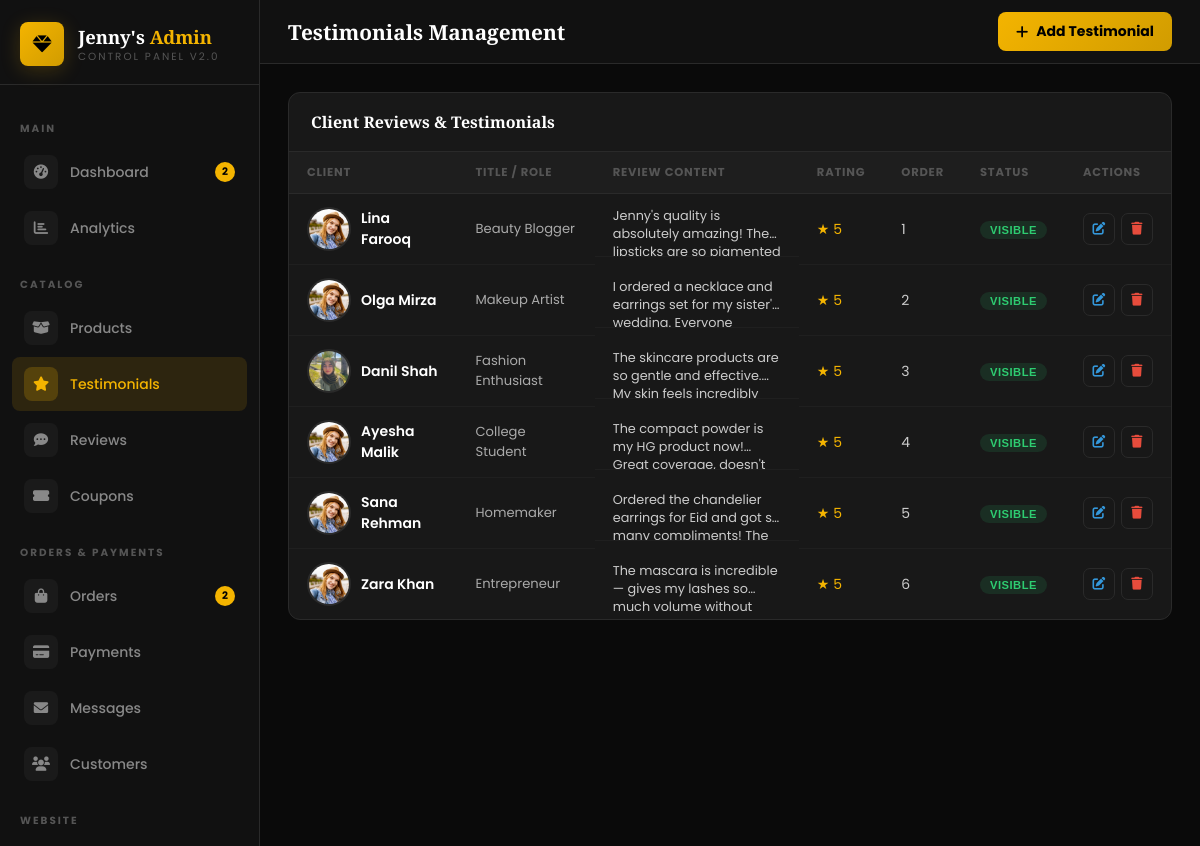
/admin/testimonials.php (signed in), run on the app's committed database.
### tables this page shows
CREATE TABLE IF NOT EXISTS `testimonials` (
  `id` int(11) NOT NULL AUTO_INCREMENT,
  `client_name` varchar(100) NOT NULL,
  `client_title` varchar(100) DEFAULT 'Verified Customer',
  `client_img` varchar(255) DEFAULT NULL,
  `review` text NOT NULL,
  `rating` int(1) DEFAULT 5,
  `is_visible` tinyint(1) DEFAULT 1,
  `sort_order` int(11) DEFAULT 0,
  `created_at` timestamp DEFAULT CURRENT_TIMESTAMP,
  `updated_at` timestamp DEFAULT CURRENT_TIMESTAMP ON UPDATE CURRENT_TIMESTAMP,
  PRIMARY KEY (`id`)
);

### admin/testimonials.php (the view, shortened to what this page needs)
<?php
require_once '../config/db.php';
$testimonials = $pdo->query("SELECT * FROM testimonials ORDER BY sort_order ASC, created_at DESC")->fetchAll();
?>
<!DOCTYPE html>
<html lang="en">
<head>
<link rel="stylesheet" href="https://cdnjs.cloudflare.com/ajax/libs/font-awesome/6.0.0/css/all.min.css">
<link rel="stylesheet" href="css/admin.css">
</head>
<body>
<?php include 'includes/sidebar.php'; ?>
<div class="admin-main">
    <div class="admin-topbar">
        <div class="topbar-title">Testimonials Management</div>
        <div class="topbar-right">
            <button class="btn-gold" onclick="openAddModal()"><i class="fas fa-plus"></i> Add Testimonial</button>
        </div>
    </div>
    <div class="admin-content">
        <div class="table-card">
            <div class="table-header">
                <div class="table-title">Client Reviews & Testimonials</div>
            </div>
            <table class="admin-table">
                <thead><tr>
                    <th>Client</th>
                    <th>Title / Role</th>
                    <th>Review Content</th>
                    <th>Rating</th>
                    <th>Order</th>
                    <th>Status</th>
                    <th>Actions</th>
                </tr></thead>
                <tbody>
                    <?php foreach ($testimonials as $t): ?>
                    <tr>
                        <td>
                            <div style="display:flex;align-items:center;gap:10px;">
                                <img src="../img/<?= htmlspecialchars($t['client_img'] ?: 'testimonial-img 1.jpg') ?>" onerror="this.src='../img/testimonial-img 1.jpg'" class="user-avatar-md">
                                <div style="font-weight:600;color:#fff;"><?= htmlspecialchars($t['client_name']) ?></div>
                            </div>
                        </td>
                        <td style="color:#aaa;font-size:0.82rem;"><?= htmlspecialchars($t['client_title']) ?></td>
                        <td style="max-width:300px;font-size:0.8rem;color:#ccc;display:-webkit-box;-webkit-line-clamp:2;-webkit-box-orient:vertical;overflow:hidden;"><?= htmlspecialchars($t['review']) ?></td>
                        <td><span style="color:var(--gold);">★ <?= $t['rating'] ?></span></td>
                        <td><?= $t['sort_order'] ?></td>
                        <td>
                            <form method="POST" style="display:inline;">
                                <button type="submit" class="badge-status badge-<?= $t['is_visible'] ? 'active' : 'inactive' ?>" style="border:none;cursor:pointer;">
                                    <?= $t['is_visible'] ? 'Visible' : 'Hidden' ?>
                                </button>
                            </form>
                        </td>
                        <td>
                            <div class="action-btns">
                                <button class="btn-action btn-edit" onclick="editTestimonial(<?= htmlspecialchars(json_encode($t)) ?>)"><i class="fas fa-edit"></i></button>
                                <form method="POST" style="display:inline;" onsubmit="return confirm('Delete this testimonial?')">
                                    <button type="submit" class="btn-action btn-delete"><i class="fas fa-trash"></i></button>
                                </form>
                            </div>
                        </td>
                    </tr>
                    <?php endforeach; ?>
                </tbody>
            </table>
        </div>
    </div>
</div>
</body>
</html>

### admin/css/admin.css (style rules this page uses)
* { margin: 0; padding: 0; box-sizing: border-box; }
:root { --gold: #F4B400; --gold-dark: #d19c00; --gold-light: #ffd54f; --bg-deep: #0a0a0a; --bg-dark: #111111; --bg-card: #181818; --bg-card2: #1e1e1e; --bg-hover: #252525; --border: #2a2a2a; --border-light: #333; --text-primary: #ffffff; --text-secondary: #cccccc; --text-muted: #888888; --text-dim: #555555; --green: #2ecc71; --red: #e74c3c; --blue: #3498db; --purple: #9b59b6; --orange: #f39c12; --sidebar-w: 260px; --topbar-h: 64px; --radius: 12px; --radius-sm: 8px; --shadow: 0 4px 24px rgba(0,0,0,0.4); --shadow-gold: 0 4px 20px rgba(244,180,0,0.2); --transition: all 0.25s ease; }
html, body { font-family: 'Poppins', sans-serif; background: var(--bg-deep); color: var(--text-primary); height: 100%; overflow-x: hidden; }
.admin-main { margin-left: var(--sidebar-w); min-height: 100vh; display: flex; flex-direction: column; }
.admin-topbar { height: var(--topbar-h); background: var(--bg-dark); border-bottom: 1px solid var(--border); display: flex; align-items: center; justify-content: space-between; padding: 0 28px; position: sticky; top: 0; z-index: 90; }
.admin-content { padding: 28px; flex: 1; }
.topbar-title { font-family: 'Playfair Display', serif; font-size: 1.3rem; font-weight: 700; color: var(--text-primary); }
.topbar-right { display: flex; align-items: center; gap: 10px; }
.table-card { background: var(--bg-card); border: 1px solid var(--border); border-radius: var(--radius); overflow: hidden; margin-bottom: 20px; }
.table-header { display: flex; align-items: center; justify-content: space-between; padding: 18px 22px; border-bottom: 1px solid var(--border); gap: 14px; flex-wrap: wrap; }
.table-title { font-family: 'Playfair Display', serif; font-size: 1rem; font-weight: 700; color: var(--text-primary); }
.admin-table { width: 100%; border-collapse: collapse; }
.admin-table th { padding: 12px 18px; background: var(--bg-card2); font-size: 0.72rem; font-weight: 700; color: var(--text-dim); text-transform: uppercase; letter-spacing: 0.8px; text-align: left; border-bottom: 1px solid var(--border); }
.admin-table td { padding: 13px 18px; border-bottom: 1px solid rgba(255,255,255,0.03); font-size: 0.875rem; color: var(--text-secondary); vertical-align: middle; }
.admin-table tr:last-child td { border-bottom: none; }
.badge-status { display: inline-flex; align-items: center; padding: 3px 10px; border-radius: 20px; font-size: 0.7rem; font-weight: 700; text-transform: uppercase; letter-spacing: 0.5px; }
.badge-active { background: rgba(46,204,113,0.12); color: var(--green); }
.action-btns { display: flex; gap: 6px; }
.btn-action { width: 32px; height: 32px; border-radius: 7px; border: 1px solid var(--border); background: transparent; display: flex; align-items: center; justify-content: center; font-size: 0.8rem; cursor: pointer; transition: var(--transition); text-decoration: none; }
.btn-edit { color: var(--blue); }
.btn-delete { color: var(--red); }
.btn-gold { display: inline-flex; align-items: center; gap: 8px; padding: 9px 18px; background: linear-gradient(135deg, var(--gold), var(--gold-dark)); color: #000; border: none; border-radius: 8px; font-size: 0.875rem; font-weight: 700; cursor: pointer; transition: var(--transition); font-family: 'Poppins', sans-serif; text-decoration: none; white-space: nowrap; }
.user-avatar-md { width: 44px; height: 44px; border-radius: 50%; object-fit: cover; border: 2px solid var(--border); }

### data on the page
testimonials: client_img (picture), client_name "Lina Farooq", client_title "Beauty Blogger", review "Jenny's quality is absolutely amazing! The lipsticks are so…", rating "5", sort_order "1", is_visible "VISIBLE"
testimonials: client_name "Olga Mirza", client_title "Makeup Artist", review "I ordered a necklace and earrings set for my sister's wedding.…", rating "5", sort_order "2", is_visible "VISIBLE"
testimonials: client_img (picture), client_name "Danil Shah", client_title "Fashion Enthusiast", review "The skincare products are so gentle and effective. My skin feels…", rating "5", sort_order "3", is_visible "VISIBLE"
testimonials: client_name "Ayesha Malik", client_title "College Student", review "The compact powder is my HG product now! Great coverage,…", rating "5", sort_order "4", is_visible "VISIBLE"
testimonials: client_name "Sana Rehman", client_title "Homemaker", review "Ordered the chandelier earrings for Eid and got so many compliments!…", rating "5", sort_order "5", is_visible "VISIBLE"
testimonials: client_name "Zara Khan", client_title "Entrepreneur", review "The mascara is incredible — gives my lashes so much volume…", rating "5", sort_order "6", is_visible "VISIBLE"

### other printed values
$notifCount "2"
$pendingCount "2"
